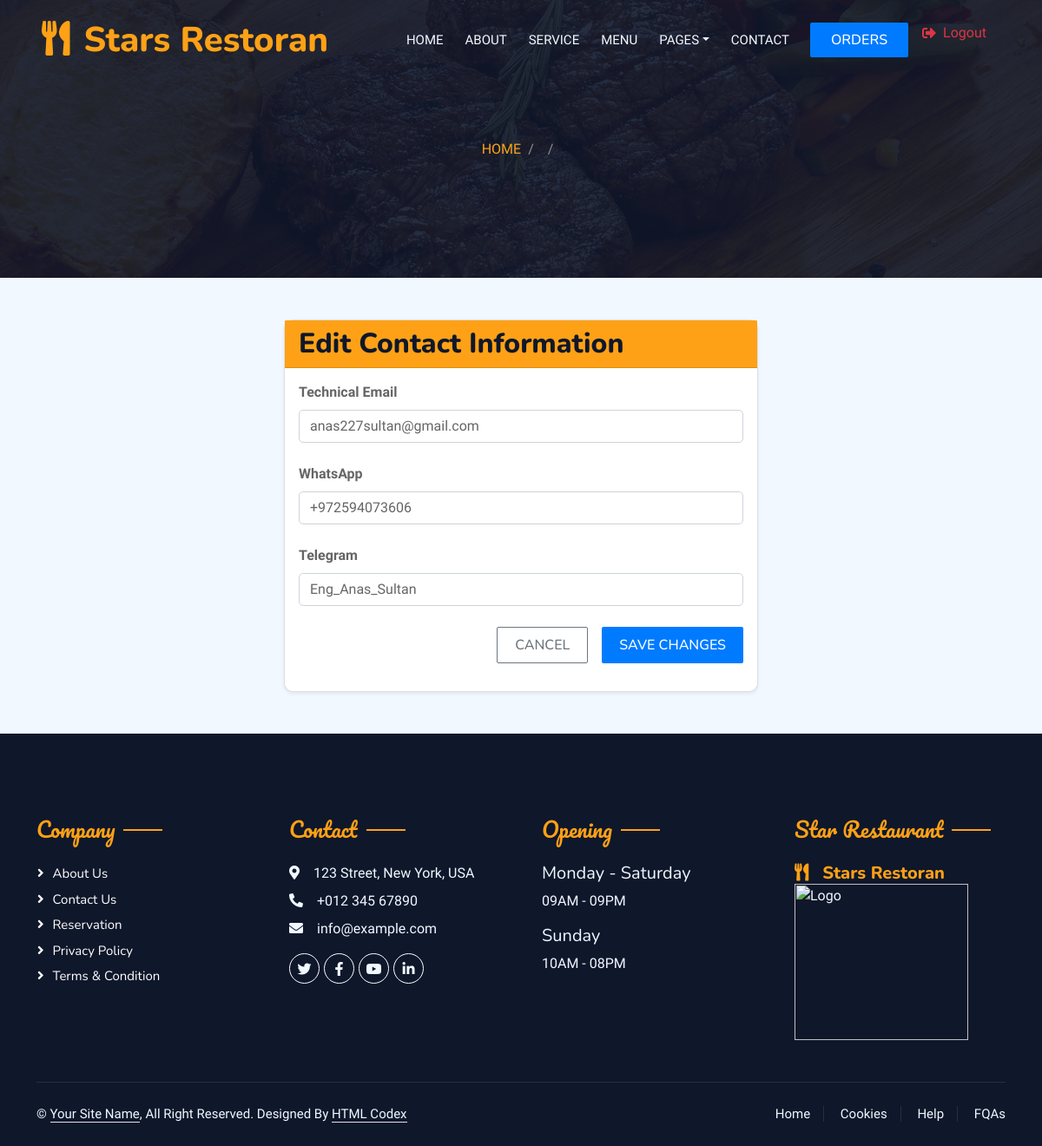
/stars/restaurant/edit-contact/1/ (signed in), run on the app's committed database.
### restaurant_app/models.py (models this page shows, shortened)
class Contact(models.Model):
    booking_email = models.EmailField(default='anas227sultan@gmail.com')
    general_email = models.EmailField(default='anas227sultan@gmail.com')
    technical_email = models.EmailField(default='anas227sultan@gmail.com')
    whatsapp = models.CharField(max_length=15, default='+972594073606')
    telegram = models.CharField(max_length=50, blank=True, null=True)

### restaurant_app/views.py (the view)
# urls.py: path('edit-contact/<int:contact_id>/',views.edit_contact,name='edit_contact'),
@staff_member_required
def edit_contact(request, contact_id):
    contact = get_object_or_404(Contact, id=contact_id)
    if request.method == 'POST':
        form = ContactUsForm(request.POST, instance=contact)
        if form.is_valid():
            form.save()
            messages.success(request, 'Contat Us information updated successfully!.')
            return redirect('restaurant_app:dashboard')  # Redirect to the dashboard
        else:
            messages.error(request, "Error in updateing the contact us.")
    else:
        form = ContactUsForm(instance=contact)
    return render(request, 'restaurant/edit_contact.html', {'form': form})

### restaurant_app/forms.py
class ContactUsForm(forms.ModelForm):
    class Meta:
        model = Contact
        fields = ['technical_email', 'whatsapp', 'telegram']

### restaurant_app/templates/restaurant/edit_contact.html (shortened to what this page needs)
{% extends 'restaurant/base_other.html' %}
{% load widget_tweaks %}
{% block content %}
<div class="container mt-5">
    <div class="row justify-content-center">
        <div class="col-md-8 col-lg-6">
            <div class="card shadow-sm">
                <div class="card-header bg-primary text-white">
                    <h2 class="card-title mb-0">Edit Contact Information</h2>
                </div>
                <div class="card-body">
                    <form method="post">
                        <div class="mb-4">
                            <label for="{{ form.technical_email.id_for_label }}" class="form-label fw-bold">Technical Email</label>
                            {% render_field form.technical_email class="form-control" placeholder="Enter technical email" %}
                        </div>
                        <div class="mb-4">
                            <label for="{{ form.whatsapp.id_for_label }}" class="form-label fw-bold">WhatsApp</label>
                            {% render_field form.whatsapp class="form-control" placeholder="Enter WhatsApp number" %}
                        </div>
                        <div class="mb-4">
                            <label for="{{ form.telegram.id_for_label }}" class="form-label fw-bold">Telegram</label>
                            {% render_field form.telegram class="form-control" placeholder="Enter Telegram username" %}
                        </div>
                        <div class="d-grid gap-2 d-md-flex justify-content-md-end mt-4">
                            <a href="{% url 'restaurant_app:dashboard' %}" class="btn btn-outline-secondary me-md-2">Cancel</a>
                            <button type="submit" class="btn btn-primary">Save Changes</button>
                        </div>
                    </form>
                </div>
            </div>
        </div>
    </div>
</div>
{% endblock %}

### restaurant_app/static/css/style.css (style rules this page uses)
.btn { font-family: 'Nunito', sans-serif; font-weight: 500; text-transform: uppercase; transition: .5s; }
.btn.btn-primary, .btn.btn-secondary { color: #FFFFFF; }

### restaurant_app/templates/restaurant/edit_contact.html (style rules this page uses)
.card { border-radius: 10px; }
.card-header { border-radius: 10px 10px 0 0; }
.form-control { border-radius: 5px; }
.btn-primary { background-color: #007bff; border: none; padding: 8px 20px; }
.btn-outline-secondary { border: 1px solid #6c757d; padding: 8px 20px; }

### data on the page
Contact: technical_email "anas227sultan@gmail.com", whatsapp "+972594073606", telegram "Eng_Anas_Sultan"
